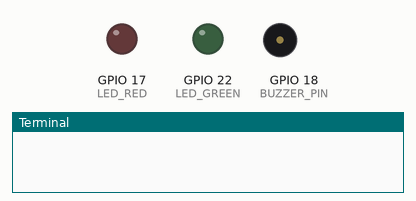
A program run on a simulated Raspberry Pi (BCM pin numbers). Shown: output pins drawn as LEDs (lit = HIGH), buzzer (waves = sounding, pin HIGH), the last lines printed to the terminal. Web requests get an empty 200 reply after 0.4 s.

Above: at 2.2 s.
At 3.8 s:
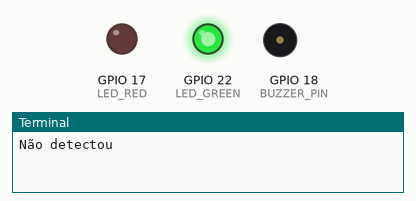
Timing chart, 0 to 5.0 s (numbered marks = the images above):
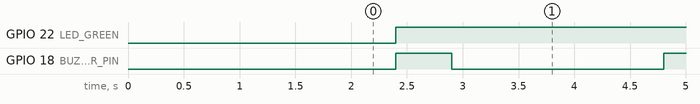

Measured:
- by itself, GPIO 22 (LED_GREEN): LOW → HIGH at 2.4 s
- by itself, GPIO 18 (BUZZER_PIN): alternates HIGH for 0.50 s and LOW for 1.9 s

The program:

main.py
```python
import RPi.GPIO as GPIO
import time
import requests
import json


# Define as portas GPIO
GPIO.setmode(GPIO.BCM)
GPIO.setwarnings(False)

# Define os pinos do sensor de gás e fumaça
GAS_SENSOR_PIN = 21

# Define os pinos dos LEDs
LED_RED = 17
LED_GREEN = 22

# Define o pino do buzzer
BUZZER_PIN = 18

# Inicializa os pinos GPIO
def init_gpio():
    GPIO.setup(GAS_SENSOR_PIN, GPIO.IN)
    GPIO.setup(LED_RED, GPIO.OUT)
    GPIO.setup(LED_GREEN, GPIO.OUT)
    GPIO.setmode(GPIO.BCM)
    GPIO.setup(BUZZER_PIN, GPIO.OUT)

# Função para piscar o LED
def blink_led(pin, times):
    for _ in range(times):
        GPIO.output(pin, GPIO.HIGH)
        time.sleep(0.5)
        GPIO.output(pin, GPIO.LOW)
        time.sleep(0.5)


# Função para ativar o buzzer (bip)
def buzz(pitch, duration):
    period = 1.0 / pitch
    delay = period / 2
    cycles = int(duration * pitch)
    for i in range(cycles):
        GPIO.output(BUZZER_PIN, GPIO.HIGH)
        time.sleep(delay)
        GPIO.output(BUZZER_PIN, GPIO.LOW)
        time.sleep(delay)

def buzz_and_blink(pitch, duration):
    period = 1.0 / pitch
    delay = period / 2
    cycles = int(duration * pitch)
    for i in range(cycles):
        GPIO.output(BUZZER_PIN, True)
        GPIO.output(LED_GREEN, True)
        time.sleep(0.5)
        GPIO.output(BUZZER_PIN, False)
        GPIO.output(LED_GREEN, True)
        time.sleep(0.5)

def buzz2_and_blink2(pitch, duration):
    period = 1.0 / pitch
    delay = period / 2
    cycles = int(duration * pitch)
    for i in range(cycles):
        GPIO.output(BUZZER_PIN, True)
        GPIO.output(LED_RED, True)
        time.sleep(0.5)
        GPIO.output(BUZZER_PIN, False)
        GPIO.output(LED_RED, False)
        time.sleep(0.5)

def transfer_json(temperature, humidity, smoke):
    dados = {
        "temperatura": temperature,
        "umidade": humidity,
        "fumaca": smoke
        }

    return json.dumps(dados, indent=4)

    # Função principal
def main():

    init_gpio()

    time.sleep(2)

    while True:
        # Verifica se há gás ou fumaça
        if GPIO.input(GAS_SENSOR_PIN) == GPIO.HIGH:
                requests.post('https://inovatech-monitoramento-ar-backend.onrender.com/api/v1/monitoramento', transfer_json(10, 60, True))
                print('Detectou')
                GPIO.output(LED_GREEN, GPIO.LOW)
                buzz2_and_blink2(2, 5)
                time.sleep(0.5)
        else:
                GPIO.input(GAS_SENSOR_PIN) == GPIO.LOW
                requests.post('https://inovatech-monitoramento-ar-backend.onrender.com/api/v1/monitoramento', transfer_json(20, 65, False))
                print('Não detectou')
                buzz_and_blink(1, 1)

        time.sleep(1)


if __name__ == '__main__':
    try:
        main()
    except KeyboardInterrupt:
        pass
    finally:
        GPIO.cleanup()
```
